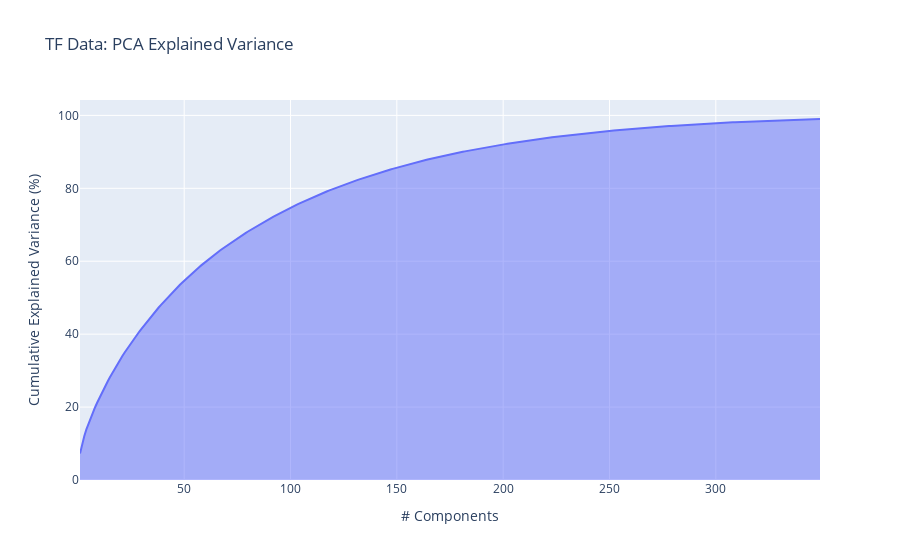
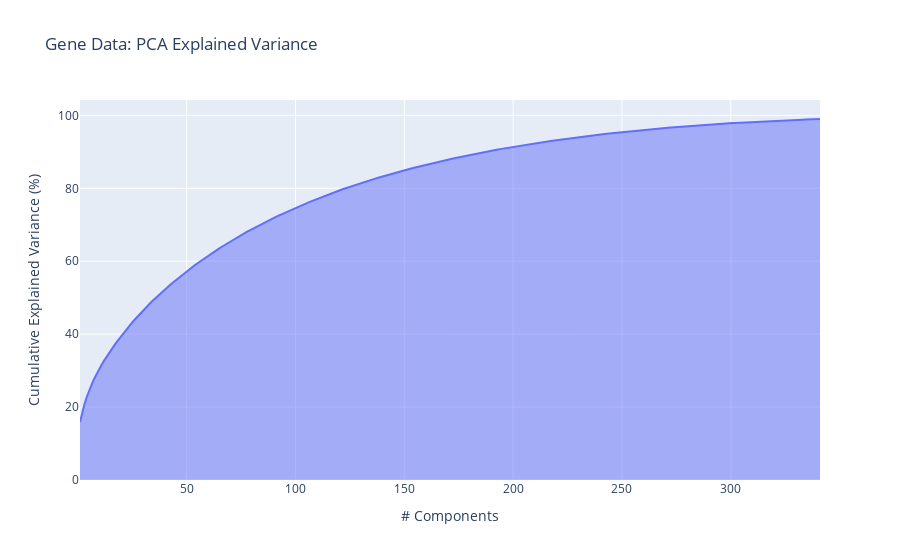
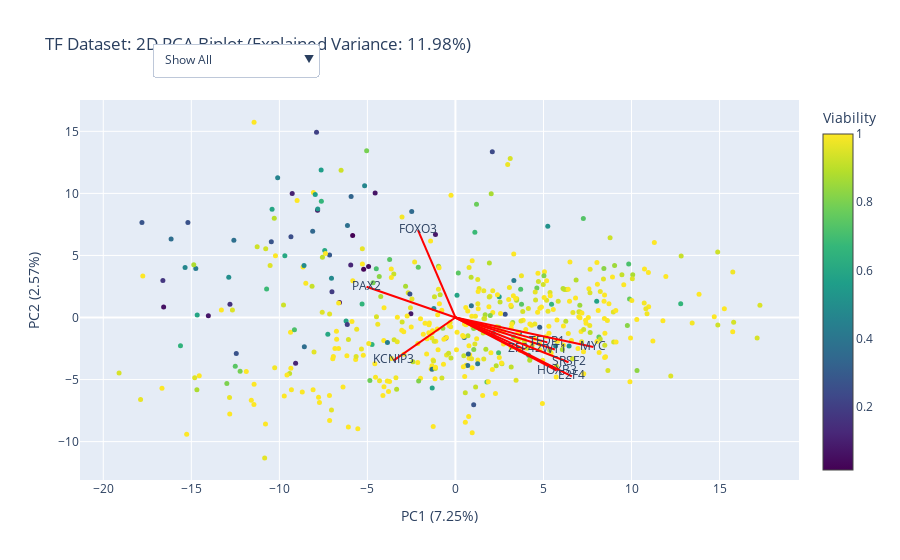
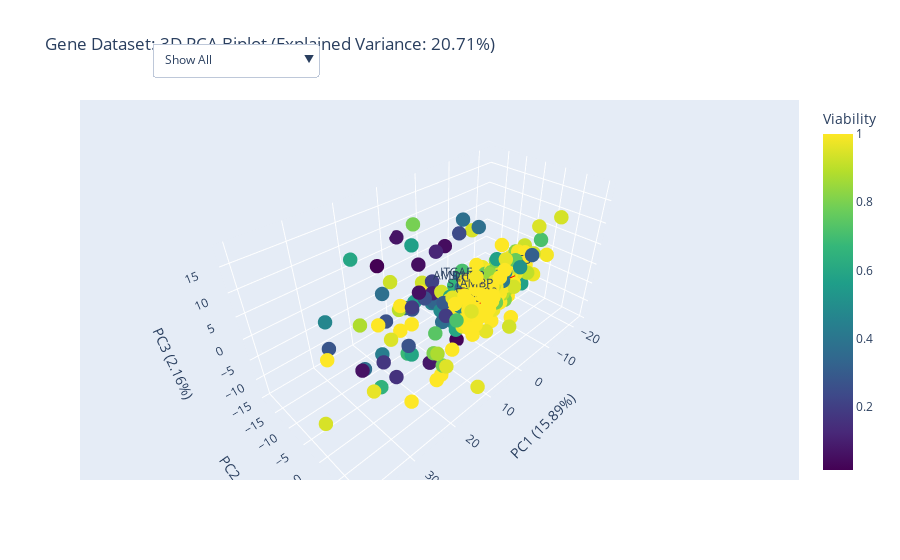

Notebook cell for these charts, in order:
### Code cell
if config["preprocess"]["use_vt"]:
    # Separate features and target
    tf_features = tf_df.drop(columns=["viability"])
    tf_target = tf_df["viability"]
    gene_features = gene_df.drop(columns=["viability"])
    gene_target = gene_df["viability"]

    # Instantiate separate VarianceThreshold selectors for each dataset
    tf_selector = VarianceThreshold(threshold=config["preprocess"]["vt_threshold_tf"])
    gene_selector = VarianceThreshold(
        threshold=config["preprocess"]["vt_threshold_gene"]
    )

    # Apply VarianceThreshold to the features
    tf_features_selected = tf_selector.fit_transform(tf_features)
    gene_features_selected = gene_selector.fit_transform(gene_features)

    # Convert the results back to DataFrames
    tf_features_selected = pd.DataFrame(
        tf_features_selected, columns=tf_features.columns[tf_selector.get_support()]
    )
    gene_features_selected = pd.DataFrame(
        gene_features_selected,
        columns=gene_features.columns[gene_selector.get_support()],
    )

    # Concatenate the target column back to the selected features
    tf_df = pd.concat([tf_features_selected, tf_target.reset_index(drop=True)], axis=1)
    gene_df = pd.concat(
        [gene_features_selected, gene_target.reset_index(drop=True)], axis=1
    )

    # Log the shape of the datasets after applying VarianceThreshold
    logging.debug(
        f"TF data shape after VarianceThreshold: {tf_df.shape}, Gene data shape after VarianceThreshold: {gene_df.shape}"
    )

if config["preprocess"]["use_pca"]:
    # Step 1: Extract the original feature names
    tf_feature_names = X_tf_train.columns.to_list() 
    gene_feature_names = X_gene_train.columns.to_list()

    # Step 2: Perform PCA
    X_tf_train_pca, tf_pca = perform_pca(
        X_tf_train, config["preprocess"]["pca_var_tf"]
    )
    X_gene_train_pca, gene_pca = perform_pca(
        X_gene_train, config["preprocess"]["pca_var_gene"]
    )

    logging.debug(
        f"TF PCA Data shape: {X_tf_train_pca.shape}, Gene PCA Data shape: {X_gene_train_pca.shape}"
    )

    # Step 3: Scree Plot
    plot_pca_variance(tf_pca, "TF Data")
    plot_pca_variance(gene_pca, "Gene Data")

    # Step 4: 3D PCA Biplots
    create_pca_biplot(
        pca=tf_pca,
        X=X_tf_train_pca,
        Y=y_tf_train,
        features=tf_feature_names,
        dimension="2D",
        dataset_name="TF Dataset",
        top_n_loadings=10,
        sample_size=1000,
        loading_scale=10,
    )

    create_pca_biplot(
        pca=gene_pca,
        X=X_gene_train_pca,
        Y=y_gene_train,
        features=gene_feature_names,
        dimension="3D",
        dataset_name="Gene Dataset",
        top_n_loadings=10,
        sample_size=1000,
        loading_scale=10,
    )

    # Step 5: TSNE Plots
    create_tsne_plot(
        X_tf_train_pca,
        y_tf_train,
        target_column="viability",
        sample_size=1000,
        dimension="2D",
        dataset_name="TF Data TSNE",
    )

    create_tsne_plot(
        X_gene_train_pca,
        y_gene_train,
        target_column="viability",
        sample_size=1000,
        dimension="3D",
        dataset_name="Gene Data TSNE",
    )

### Figure 1 — Plotly figure (JSON) as saved in the notebook; plotly's stock layout.template omitted (floating-point values rounded to 4 significant figures; data arrays with more than 128 entries replaced by an {"elided": "..."} marker saying what was removed)
{"data": [{"fillpattern": {"shape": ""}, "hovertemplate": "# Components=%{x}<br>Cumulative Explained Variance (%)=%{y}<extra></extra>", "legendgroup": "", "line": {"color": "#636efa"}, "marker": {"symbol": "circle"}, "mode": "lines", "name": "", "orientation": "v", "showlegend": false, "stackgroup": "1", "type": "scatter", "x": {"elided": "349 int values"}, "xaxis": "x", "y": {"elided": "349 float values"}, "yaxis": "y"}], "layout": {"legend": {"tracegroupgap": 0}, "title": {"text": "TF Data: PCA Explained Variance"}, "xaxis": {"anchor": "y", "domain": [0, 1], "title": {"text": "# Components"}}, "yaxis": {"anchor": "x", "domain": [0, 1], "title": {"text": "Cumulative Explained Variance (%)"}}}}

### Figure 2 — Plotly figure (JSON) as saved in the notebook; plotly's stock layout.template omitted (floating-point values rounded to 4 significant figures; data arrays with more than 128 entries replaced by an {"elided": "..."} marker saying what was removed)
{"data": [{"fillpattern": {"shape": ""}, "hovertemplate": "# Components=%{x}<br>Cumulative Explained Variance (%)=%{y}<extra></extra>", "legendgroup": "", "line": {"color": "#636efa"}, "marker": {"symbol": "circle"}, "mode": "lines", "name": "", "orientation": "v", "showlegend": false, "stackgroup": "1", "type": "scatter", "x": {"elided": "341 int values"}, "xaxis": "x", "y": {"elided": "341 float values"}, "yaxis": "y"}], "layout": {"legend": {"tracegroupgap": 0}, "title": {"text": "Gene Data: PCA Explained Variance"}, "xaxis": {"anchor": "y", "domain": [0, 1], "title": {"text": "# Components"}}, "yaxis": {"anchor": "x", "domain": [0, 1], "title": {"text": "Cumulative Explained Variance (%)"}}}}

### Figure 3 — Plotly figure (JSON) as saved in the notebook; plotly's stock layout.template omitted (floating-point values rounded to 4 significant figures; data arrays with more than 128 entries replaced by an {"elided": "..."} marker saying what was removed)
{"data": [{"marker": {"color": {"elided": "500 float values"}, "colorbar": {"title": {"text": "Viability"}}, "colorscale": [[0, "#440154"], [0.1111, "#482878"], [0.2222, "#3e4989"], [0.3333, "#31688e"], [0.4444, "#26828e"], [0.5556, "#1f9e89"], [0.6667, "#35b779"], [0.7778, "#6ece58"], [0.8889, "#b5de2b"], [1, "#fde725"]], "showscale": true, "size": 5}, "mode": "markers", "name": "Data Points (2D)", "showlegend": false, "type": "scatter", "visible": true, "x": {"elided": "500 float values"}, "y": {"elided": "500 float values"}}, {"line": {"color": "red", "width": 2}, "mode": "lines+text", "showlegend": false, "text": [null, "KCNIP3"], "type": "scatter", "visible": true, "x": [0, -3.504], "y": [0, -3.459]}, {"line": {"color": "red", "width": 2}, "mode": "lines+text", "showlegend": false, "text": [null, "WT1"], "type": "scatter", "visible": true, "x": [0, 5.644], "y": [0, -2.584]}, {"line": {"color": "red", "width": 2}, "mode": "lines+text", "showlegend": false, "text": [null, "ZFP42"], "type": "scatter", "visible": true, "x": [0, 3.944], "y": [0, -2.569]}, {"line": {"color": "red", "width": 2}, "mode": "lines+text", "showlegend": false, "text": [null, "FOXO3"], "type": "scatter", "visible": true, "x": [0, -2.129], "y": [0, 7.045]}, {"line": {"color": "red", "width": 2}, "mode": "lines+text", "showlegend": false, "text": [null, "PAX2"], "type": "scatter", "visible": true, "x": [0, -5.049], "y": [0, 2.479]}, {"line": {"color": "red", "width": 2}, "mode": "lines+text", "showlegend": false, "text": [null, "TFDP1"], "type": "scatter", "visible": true, "x": [0, 5.221], "y": [0, -2.007]}, {"line": {"color": "red", "width": 2}, "mode": "lines+text", "showlegend": false, "text": [null, "HOXB3"], "type": "scatter", "visible": true, "x": [0, 5.755], "y": [0, -4.272]}, {"line": {"color": "red", "width": 2}, "mode": "lines+text", "showlegend": false, "text": [null, "SRSF2"], "type": "scatter", "visible": true, "x": [0, 6.422], "y": [0, -3.608]}, {"line": {"color": "red", "width": 2}, "mode": "lines+text", "showlegend": false, "text": [null, "MYC"], "type": "scatter", "visible": true, "x": [0, 7.837], "y": [0, -2.382]}, {"line": {"color": "red", "width": 2}, "mode": "lines+text", "showlegend": false, "text": [null, "E2F4"], "type": "scatter", "visible": true, "x": [0, 6.609], "y": [0, -4.75]}, {"marker": {"color": {"elided": "500 float values"}, "colorbar": {"title": {"text": "Viability"}}, "colorscale": [[0, "#440154"], [0.1111, "#482878"], [0.2222, "#3e4989"], [0.3333, "#31688e"], [0.4444, "#26828e"], [0.5556, "#1f9e89"], [0.6667, "#35b779"], [0.7778, "#6ece58"], [0.8889, "#b5de2b"], [1, "#fde725"]], "showscale": true, "size": 5}, "mode": "markers", "name": "Data Points (3D)", "showlegend": false, "type": "scatter3d", "visible": false, "x": {"elided": "500 float values"}, "y": {"elided": "500 float values"}, "z": {"elided": "500 float values"}}, {"line": {"color": "red", "width": 2}, "mode": "lines+text", "showlegend": false, "text": [null, "KCNIP3"], "type": "scatter3d", "visible": false, "x": [0, -3.504], "y": [0, -3.459], "z": [0, -2.108]}, {"line": {"color": "red", "width": 2}, "mode": "lines+text", "showlegend": false, "text": [null, "WT1"], "type": "scatter3d", "visible": false, "x": [0, 5.644], "y": [0, -2.584], "z": [0, -1.029]}, {"line": {"color": "red", "width": 2}, "mode": "lines+text", "showlegend": false, "text": [null, "ZFP42"], "type": "scatter3d", "visible": false, "x": [0, 3.944], "y": [0, -2.569], "z": [0, -2.765]}, {"line": {"color": "red", "width": 2}, "mode": "lines+text", "showlegend": false, "text": [null, "FOXO3"], "type": "scatter3d", "visible": false, "x": [0, -2.129], "y": [0, 7.045], "z": [0, -0.2315]}, {"line": {"color": "red", "width": 2}, "mode": "lines+text", "showlegend": false, "text": [null, "PAX2"], "type": "scatter3d", "visible": false, "x": [0, -5.049], "y": [0, 2.479], "z": [0, -1.993]}, {"line": {"color": "red", "width": 2}, "mode": "lines+text", "showlegend": false, "text": [null, "TFDP1"], "type": "scatter3d", "visible": false, "x": [0, 5.221], "y": [0, -2.007], "z": [0, -2.401]}, {"line": {"color": "red", "width": 2}, "mode": "lines+text", "showlegend": false, "text": [null, "HOXB3"], "type": "scatter3d", "visible": false, "x": [0, 5.755], "y": [0, -4.272], "z": [0, -0.2521]}, {"line": {"color": "red", "width": 2}, "mode": "lines+text", "showlegend": false, "text": [null, "SRSF2"], "type": "scatter3d", "visible": false, "x": [0, 6.422], "y": [0, -3.608], "z": [0, -0.31]}, {"line": {"color": "red", "width": 2}, "mode": "lines+text", "showlegend": false, "text": [null, "MYC"], "type": "scatter3d", "visible": false, "x": [0, 7.837], "y": [0, -2.382], "z": [0, 1.491]}, {"line": {"color": "red", "width": 2}, "mode": "lines+text", "showlegend": false, "text": [null, "E2F4"], "type": "scatter3d", "visible": false, "x": [0, 6.609], "y": [0, -4.75], "z": [0, -2.023]}], "layout": {"scene": {"xaxis": {"visible": false}, "yaxis": {"visible": false}, "zaxis": {"visible": false}}, "title": {"text": "TF Dataset: 2D PCA Biplot (Explained Variance: 11.98%)"}, "updatemenus": [{"buttons": [{"args": [{"visible": [true, true, true, true, true, true, true, true, true, true, true, false, false, false, false, false, false, false, false, false, false, false]}, {}], "label": "Show All", "method": "update"}, {"args": [{"visible": [true, false, false, false, false, false, false, false, false, false, false, false, false, false, false, false, false, false, false, false, false, false]}, {}], "label": "Show Data Points Only", "method": "update"}, {"args": [{"visible": [false, true, true, true, true, true, true, true, true, true, true, false, false, false, false, false, false, false, false, false, false, false]}, {}], "label": "Show Loadings Only", "method": "update"}], "direction": "down", "showactive": true, "x": 0.1, "xanchor": "left", "y": 1.15, "yanchor": "top"}], "xaxis": {"title": {"text": "PC1 (7.25%)"}}, "yaxis": {"title": {"text": "PC2 (2.57%)"}}}}

### Figure 4 — Plotly figure (JSON) as saved in the notebook; plotly's stock layout.template omitted (floating-point values rounded to 4 significant figures; data arrays with more than 128 entries replaced by an {"elided": "..."} marker saying what was removed)
{"data": [{"marker": {"color": {"elided": "500 float values"}, "colorbar": {"title": {"text": "Viability"}}, "colorscale": [[0, "#440154"], [0.1111, "#482878"], [0.2222, "#3e4989"], [0.3333, "#31688e"], [0.4444, "#26828e"], [0.5556, "#1f9e89"], [0.6667, "#35b779"], [0.7778, "#6ece58"], [0.8889, "#b5de2b"], [1, "#fde725"]], "showscale": true, "size": 5}, "mode": "markers", "name": "Data Points (2D)", "showlegend": false, "type": "scatter", "visible": false, "x": {"elided": "500 float values"}, "y": {"elided": "500 float values"}}, {"line": {"color": "red", "width": 2}, "mode": "lines+text", "showlegend": false, "text": [null, "CD320"], "type": "scatter", "visible": false, "x": [0, 7.034], "y": [0, 1.952]}, {"line": {"color": "red", "width": 2}, "mode": "lines+text", "showlegend": false, "text": [null, "ECD"], "type": "scatter", "visible": false, "x": [0, 6.554], "y": [0, 0.8989]}, {"line": {"color": "red", "width": 2}, "mode": "lines+text", "showlegend": false, "text": [null, "DHX29"], "type": "scatter", "visible": false, "x": [0, 6.086], "y": [0, 3.686]}, {"line": {"color": "red", "width": 2}, "mode": "lines+text", "showlegend": false, "text": [null, "AMDHD2"], "type": "scatter", "visible": false, "x": [0, 7.054], "y": [0, -0.6739]}, {"line": {"color": "red", "width": 2}, "mode": "lines+text", "showlegend": false, "text": [null, "EPN2"], "type": "scatter", "visible": false, "x": [0, 7.299], "y": [0, 2.639]}, {"line": {"color": "red", "width": 2}, "mode": "lines+text", "showlegend": false, "text": [null, "ITGAE"], "type": "scatter", "visible": false, "x": [0, 6.136], "y": [0, -2.061]}, {"line": {"color": "red", "width": 2}, "mode": "lines+text", "showlegend": false, "text": [null, "TXNL4B"], "type": "scatter", "visible": false, "x": [0, 6.922], "y": [0, 3.031]}, {"line": {"color": "red", "width": 2}, "mode": "lines+text", "showlegend": false, "text": [null, "STAMBP"], "type": "scatter", "visible": false, "x": [0, 6.728], "y": [0, 2.068]}, {"line": {"color": "red", "width": 2}, "mode": "lines+text", "showlegend": false, "text": [null, "CCP110"], "type": "scatter", "visible": false, "x": [0, 7.536], "y": [0, 2.84]}, {"line": {"color": "red", "width": 2}, "mode": "lines+text", "showlegend": false, "text": [null, "INTS3"], "type": "scatter", "visible": false, "x": [0, -5.242], "y": [0, 3.41]}, {"marker": {"color": {"elided": "500 float values"}, "colorbar": {"title": {"text": "Viability"}}, "colorscale": [[0, "#440154"], [0.1111, "#482878"], [0.2222, "#3e4989"], [0.3333, "#31688e"], [0.4444, "#26828e"], [0.5556, "#1f9e89"], [0.6667, "#35b779"], [0.7778, "#6ece58"], [0.8889, "#b5de2b"], [1, "#fde725"]], "showscale": true, "size": 5}, "mode": "markers", "name": "Data Points (3D)", "showlegend": false, "type": "scatter3d", "visible": true, "x": {"elided": "500 float values"}, "y": {"elided": "500 float values"}, "z": {"elided": "500 float values"}}, {"line": {"color": "red", "width": 2}, "mode": "lines+text", "showlegend": false, "text": [null, "CD320"], "type": "scatter3d", "visible": true, "x": [0, 7.034], "y": [0, 1.952], "z": [0, -1.128]}, {"line": {"color": "red", "width": 2}, "mode": "lines+text", "showlegend": false, "text": [null, "ECD"], "type": "scatter3d", "visible": true, "x": [0, 6.554], "y": [0, 0.8989], "z": [0, 2.688]}, {"line": {"color": "red", "width": 2}, "mode": "lines+text", "showlegend": false, "text": [null, "DHX29"], "type": "scatter3d", "visible": true, "x": [0, 6.086], "y": [0, 3.686], "z": [0, 0.4326]}, {"line": {"color": "red", "width": 2}, "mode": "lines+text", "showlegend": false, "text": [null, "AMDHD2"], "type": "scatter3d", "visible": true, "x": [0, 7.054], "y": [0, -0.6739], "z": [0, 2.618]}, {"line": {"color": "red", "width": 2}, "mode": "lines+text", "showlegend": false, "text": [null, "EPN2"], "type": "scatter3d", "visible": true, "x": [0, 7.299], "y": [0, 2.639], "z": [0, 0.424]}, {"line": {"color": "red", "width": 2}, "mode": "lines+text", "showlegend": false, "text": [null, "ITGAE"], "type": "scatter3d", "visible": true, "x": [0, 6.136], "y": [0, -2.061], "z": [0, 2.194]}, {"line": {"color": "red", "width": 2}, "mode": "lines+text", "showlegend": false, "text": [null, "TXNL4B"], "type": "scatter3d", "visible": true, "x": [0, 6.922], "y": [0, 3.031], "z": [0, -0.7794]}, {"line": {"color": "red", "width": 2}, "mode": "lines+text", "showlegend": false, "text": [null, "STAMBP"], "type": "scatter3d", "visible": true, "x": [0, 6.728], "y": [0, 2.068], "z": [0, 1.977]}, {"line": {"color": "red", "width": 2}, "mode": "lines+text", "showlegend": false, "text": [null, "CCP110"], "type": "scatter3d", "visible": true, "x": [0, 7.536], "y": [0, 2.84], "z": [0, -0.5821]}, {"line": {"color": "red", "width": 2}, "mode": "lines+text", "showlegend": false, "text": [null, "INTS3"], "type": "scatter3d", "visible": true, "x": [0, -5.242], "y": [0, 3.41], "z": [0, 2.383]}], "layout": {"scene": {"xaxis": {"title": {"text": "PC1 (15.89%)"}, "visible": true}, "yaxis": {"title": {"text": "PC2 (2.66%)"}, "visible": true}, "zaxis": {"title": {"text": "PC3 (2.16%)"}, "visible": true}}, "title": {"text": "Gene Dataset: 3D PCA Biplot (Explained Variance: 20.71%)"}, "updatemenus": [{"buttons": [{"args": [{"visible": [false, false, false, false, false, false, false, false, false, false, false, true, true, true, true, true, true, true, true, true, true, true]}, {}], "label": "Show All", "method": "update"}, {"args": [{"visible": [false, false, false, false, false, false, false, false, false, false, false, true, false, false, false, false, false, false, false, false, false, false]}, {}], "label": "Show Data Points Only", "method": "update"}, {"args": [{"visible": [false, false, false, false, false, false, false, false, false, false, false, false, true, true, true, true, true, true, true, true, true, true]}, {}], "label": "Show Loadings Only", "method": "update"}], "direction": "down", "showactive": true, "x": 0.1, "xanchor": "left", "y": 1.15, "yanchor": "top"}], "xaxis": {"visible": false}, "yaxis": {"visible": false}}}
